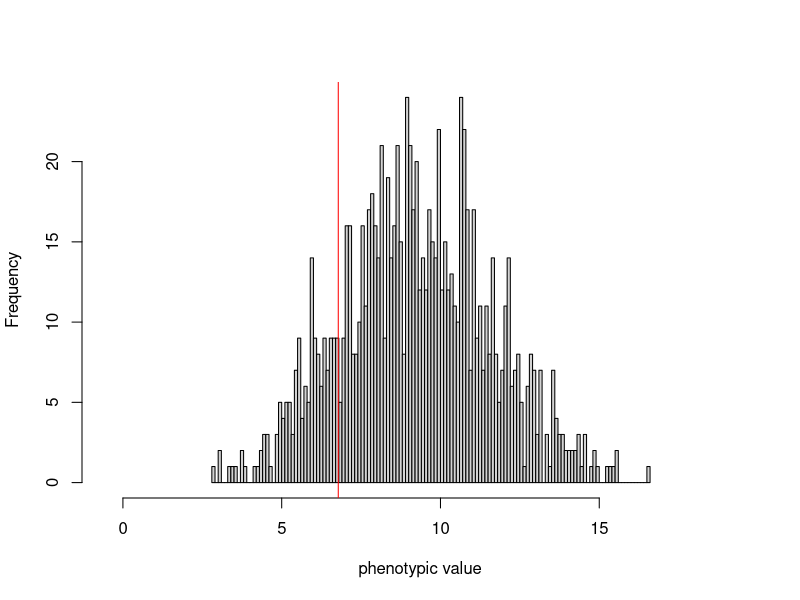

This figure's R source: (Note: this script raises an error after producing the figure.)
## ---- chunk 1
set.seed(83942)
library(ggplot2)
library(dplyr)
library(stringr)
## ---- chunk 2
numloci<-10 #number of loci, feeblemindedness is a complex trait
eff<-rnorm(numloci,0,1) #effect size
numind<-1000 #number of individuals to sample
high<-2*sum(replace(eff,eff<0,0)) 
low<-2*sum(replace(eff,eff>0,0))
genomat <- matrix(NA, nrow = numind, ncol = numloci + 1) 
pheno_df <- data.frame(phenos = rep(NA, numind))
for(i in 1:numind){
   geno<-replicate(numloci,sum(sample(c(0,1),2,replace=T)))
   genomat[i, 1:10]<-geno
   genomat[i,11] <- geno %*% eff
   pheno_df$phenos[i] <- geno %*% eff
}

hist(pheno_df$phenos,breaks = 100, main = '',xlab='phenotypic value',xlim=c(low-0.5,high+0.5))
abline(v=(-3.651707), col='red')
abline(v=(6.781549), col='red')

sd <- sd(pheno_df$phenos)
sd

mean <- mean(pheno_df$phenos)
mean

genomat2 <- as.data.frame(genomat)

feeble <- genomat2 %>% #gives number of feeble minded individuals and phenotype
  filter(genomat2[,11] < (mean - 2*sd))

high_function <- genomat2 %>% #gives number of high functioning individuals and phenotype
  filter(genomat2[,11] > (mean + 2*sd))

normal <- pheno_df %>% #gives number of normal individuals and phenotype
  filter(genomat2[,11] < (mean + 2*sd), genomat2[,11] > (mean - 2*sd)) 
## ---- chunk 3
geno1 <- feeble[sample(nrow(feeble), numind,replace = TRUE),]
geno1<- as.data.frame(geno1)

geno2 <- feeble[sample(nrow(feeble), numind,replace = TRUE), ]
geno2 <- as.data.frame(geno2)
## ---- chunk 4
pheno_feeble_feeble <- data.frame(phenos = rep(NA, numind))
genokid <- c()
for(i in 1:numind){
  parent1 <- geno1[i,]
  parent1$V11 <- NULL
  parent2 <- geno2[i,]
  parent2$V11 <- NULL
}
## ---- chunk 5
for (i in 1:numind){
  genokid <- c(genokid, parent1[i] + parent2[i])
  #if(genokid[i] > 2)
    #genokid[i] <- 2
  genokid <- as.numeric(genokid)
  pheno_feeble_feeble$phenos[i] <- genokid[i] %*% eff
}
parent1
parent2
genokid
pheno_feeble_feeble$phenos
